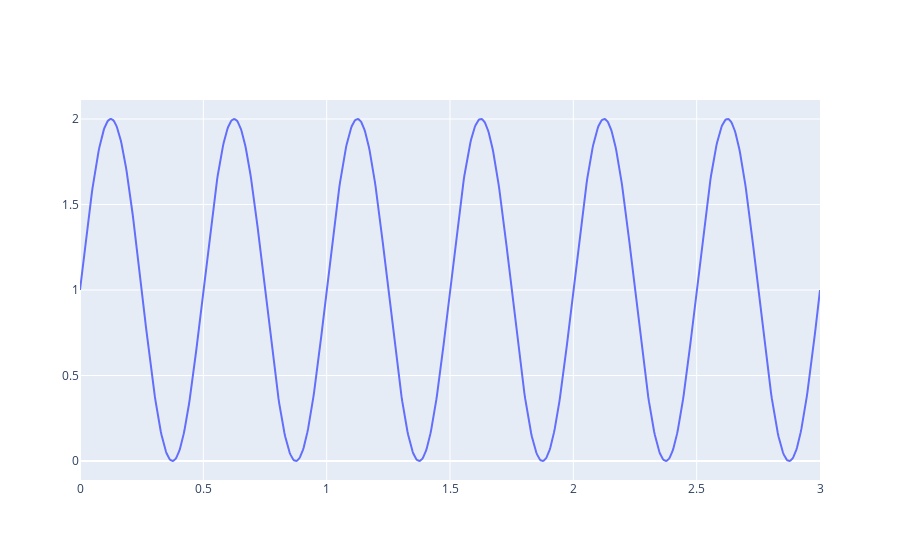

The notebook cell saved with this chart:
### Code cell
import numpy as np
import plotly.graph_objects as go

z=2+5j
t=3
f=2
T=np.linspace(0,t,1000)
fig=go.Figure()
Y=np.sin(2*np.pi*f*T)
Y=Y-Y.min()#恒为正
fig.add_trace(go.Scatter(x=T,y=Y))

### Figure 1 — Plotly figure (JSON) as saved in the notebook; plotly's stock layout.template omitted (floating-point values rounded to 4 significant figures; data arrays with more than 128 entries replaced by an {"elided": "..."} marker saying what was removed)
{"data": [{"type": "scatter", "x": {"elided": "1000 float values"}, "y": {"elided": "1000 float values"}}], "layout": {}}
